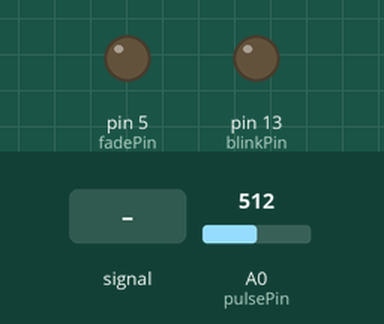
Bench run of a sketch on a simulated Arduino Uno, built with avr-gcc and run on an emulated ATmega328P. On the bench: output pins drawn as LEDs (lit = HIGH). The test bench sets the inputs (shaded band); at power-on: A0 (pulsePin) = 512. What the sketch prints to the serial monitor is not drawn.

Above: at 1.2 s.
1.3 s: A0 (pulsePin) fed a 2 Hz sine of ±306 counts around its level
At 3.86 s:
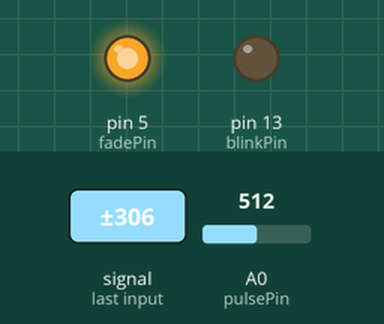
4.3 s: A0 (pulsePin) set to 306
At 6.8 s:
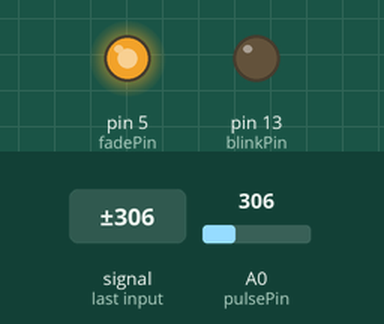
7.3 s: A0 (pulsePin) set to 500
10.3 s: A0 (pulsePin) set to 530
At 11.8 s:
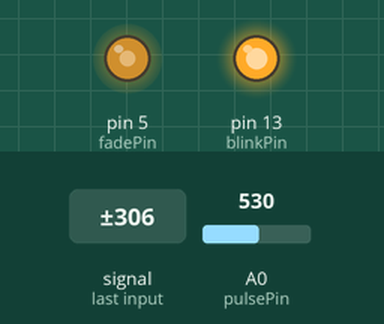
13.3 s: A0 (pulsePin) fed a 200 Hz sine of ±81 counts around its level
At 14.5 s:
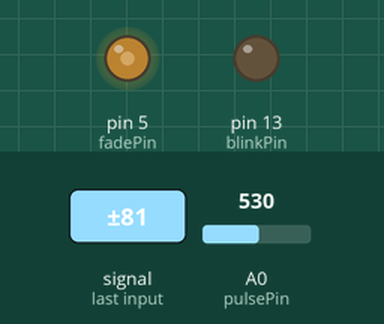
Timing chart, 0 to 16.5 s (numbered marks = the images above; inputs shaded):
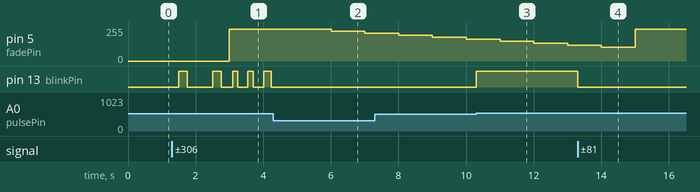

Measured:
- the behaviour switches between 512 and 513 on A0 (pulsePin) (found by bisection; images 2 and 3)
- after the input at 1.3 s, pin 5 (fadePin): 0/255 → 240/255 after 1.7 s; pin 13 (blinkPin): LOW → HIGH after 0.20 s, → LOW 0.24 s later, → HIGH 0.75 s later, → LOW 0.25 s later, … (10 changes in this stretch)
- after the input at 4.3 s, pin 5 (fadePin): 240/255 → 225/255 after 1.7 s, → 210/255 1.0 s later; pin 13 (blinkPin): stops changing and stays LOW
- after the input at 10.3 s, pin 13 (blinkPin): LOW → HIGH at once
- after the input at 13.3 s, pin 13 (blinkPin): HIGH → LOW at once

The sketch:

PulseSensorAmped_Arduino_1dot4.ino
```cpp
/*  Pulse Sensor Amped 1.4    by Joel Murphy and Yury Gitman   http://www.pulsesensor.com

----------------------  Notes ----------------------  ----------------------
This code:
1) Blinks an LED to User's Live Heartbeat   PIN 13
2) Fades an LED to User's Live HeartBeat
3) Determines BPM
4) Prints All of the Above to Serial

Read Me:
https://github.com/WorldFamousElectronics/PulseSensor_Amped_Arduino/blob/master/README.md
 ----------------------       ----------------------  ----------------------
*/

#include<SoftwareSerial.h>

SoftwareSerial BTSerial(4,7); //아두이노와 Serial통신을 하기 위한 설정
SoftwareSerial Bluetooth(0,1); //블루투스를 이용하여 앱인벤터와 통신을 하기 위한 설정

//  Variables
int pulsePin = 0;                 // Pulse Sensor purple wire connected to analog pin 0
int blinkPin = 13;                // pin to blink led at each beat
int fadePin = 5;                  // pin to do fancy classy fading blink at each beat
int fadeRate = 0;                 // used to fade LED on with PWM on fadePin

// Volatile Variables, used in the interrupt service routine!
volatile int BPM;                   // int that holds raw Analog in 0. updated every 2mS
volatile int Signal;                // holds the incoming raw data
volatile int IBI = 600;             // int that holds the time interval between beats! Must be seeded!
volatile boolean Pulse = false;     // "True" when User's live heartbeat is detected. "False" when not a "live beat".
volatile boolean QS = false;        // becomes true when Arduoino finds a beat.

// Regards Serial OutPut  -- Set This Up to your needs
static boolean serialVisual = true;   // Set to 'false' by Default.  Re-set to 'true' to see Arduino Serial Monitor ASCII Visual Pulse


void setup(){
  pinMode(blinkPin,OUTPUT);         // pin that will blink to your heartbeat!
  pinMode(fadePin,OUTPUT);          // pin that will fade to your heartbeat!
  Serial.begin(9600);              // we agree to talk fast!
  BTSerial.begin(9600);             //아두이노 통신속도
  Bluetooth.begin(9600);            //블루투스 통신속도

  interruptSetup();                 // sets up to read Pulse Sensor signal every 2mS
                                    // IF YOU ARE POWERING The Pulse Sensor AT VOLTAGE LESS THAN THE BOARD VOLTAGE,
                                    // UN-COMMENT THE NEXT LINE AND APPLY THAT VOLTAGE TO THE A-REF PIN
//analogReference(EXTERNAL);
}


//  Where the Magic Happens
void loop(){
  serialOutput() ;
  if (QS == true){     // A Heartbeat Was Found
                       // BPM and IBI have been Determined
                       // Quantified Self "QS" true when arduino finds a heartbeat
        fadeRate = 255;         // Makes the LED Fade Effect Happen
                                // Set 'fadeRate' Variable to 255 to fade LED with pulse
        serialOutputWhenBeatHappens();   // A Beat Happened, Output that to serial.
        QS = false;                      // reset the Quantified Self flag for next time
  }

  ledFadeToBeat();                       // Makes the LED Fade Effect Happen
  delay(1000);
}

void ledFadeToBeat(){
    fadeRate -= 15;                         //  set LED fade value
    fadeRate = constrain(fadeRate,0,255);   //  keep LED fade value from going into negative numbers!
    analogWrite(fadePin,fadeRate);          //  fade LED
}
```

AllSerialHandling.ino
```cpp
//////////
/////////  All Serial Handling Code,
/////////  It's Changeable with the 'serialVisual' variable
/////////  Set it to 'true' or 'false' when it's declared at start of code.
/////////

#define BPMCount 3

void serialOutput(){   // Decide How To Output Serial.
 if (serialVisual == true){
     arduinoSerialMonitorVisual('-', Signal);   // goes to function that makes Serial Monitor Visualizer
 } else{
      sendDataToSerial('S', Signal);     // goes to sendDataToSerial function
 }
}

//  Decides How To OutPut BPM and IBI Data
void serialOutputWhenBeatHappens(){
 if (serialVisual == true){                                          //  Code to Make the Serial Monitor Visualizer Work
    Serial.print("*** Heart-Beat Happened *** ");                   //ASCII Art Madness
    Serial.print("BPM: ");                                          //
    Serial.print(BPM);                                              //
    Serial.print("  ");                                             //
    static int BPMS[BPMCount] = { 0 };                               //측정된 BPM 중 올바른 값을 추출하기 위해 배열을 만듬
    static int count = 0;                                            //측정된 BPM의 갯수를 체크
      if(BPM <= 160 && BPM >= 40 ){                                  //BPM의 범위가 40~160일때
        if(count == 0){                                              //배열의 처음 값일때
          BPMS[count++] = BPM;                                       //BPM대입
        }else if(abs(BPMS[count-1] - BPM) < 9  && count < BPMCount){ //이전에 측정한 BPM이 있을 때 이 두개의 오차가 +-9미만일때 그리고 갯수가 3개 미만일때
          BPMS[count++] = BPM;                                       //BPM에 대입
        }else{                                                       //다 아니면 초기화한 후 측정된 BPM을 대입
          memset(BPMS,0,sizeof(int)*BPMCount);                       //
          count = 0;                                                 //
          BPMS[count++] = BPM;                                       //
        }                                                            //
        if(count - 1 == BPMCount - 1){                               //값이 다 대입되었을때 평균을 구하고 값을 보내주는 부분
          int AvrBPM = 0;                                            //
          count = 0;                                                 //
          for(int i=0;i<BPMCount;i++){                               //
            AvrBPM += BPMS[i];                                       //
            Serial.print(BPMS[i]);                                  //
            Serial.print("  ");                                     //
          }                                                          //
          AvrBPM /= BPMCount;                                        //
          BTSerial.write((char)(AvrBPM-40));                         //AvrBPM이 값이 손실되는 것을 방지하기 위해 -40을 해줌
          delay(1);                                                  //
          Serial.print(AvrBPM);                                     //
          memset(BPMS,0,sizeof(int)*BPMCount);                       //평균 BPM을 보내주고 배열 초기화
          count = 0;                                                 //BPM갯수 초기화
        }
    }
 } else{
        sendDataToSerial('B',BPM);   // send heart rate with a 'B' prefix
        sendDataToSerial('Q',IBI);   // send time between beats with a 'Q' prefix
 }
}


//  Sends Data to Pulse Sensor Processing App, Native Mac App, or Third-party Serial Readers.
void sendDataToSerial(char symbol, int data ){
    Serial.print(symbol);
    Serial.println(data);
  }


//  Code to Make the Serial Monitor Visualizer Work
void arduinoSerialMonitorVisual(char symbol, int data ){
  const int sensorMin = 0;      // sensor minimum, discovered through experiment
  const int sensorMax = 1024;    // sensor maximum, discovered through experiment

  int sensorReading = data;
  // map the sensor range to a range of 12 options:
  int range = map(sensorReading, sensorMin, sensorMax, 0, 11);

  // do something different depending on the
  // range value:
  switch (range) {
  case 0:
    Serial.println("");     /////ASCII Art Madness
    break;
  case 1:
    Serial.println("---");
    break;
  case 2:
    Serial.println("------");
    break;
  case 3:
    Serial.println("---------");
    break;
  case 4:
    Serial.println("------------");
    break;
  case 5:
    Serial.println("--------------|-");
    break;
  case 6:
    Serial.println("--------------|---");
    break;
  case 7:
    Serial.println("--------------|-------");
    break;
  case 8:
    Serial.println("--------------|----------");
    break;
  case 9:
    Serial.println("--------------|----------------");
    break;
  case 10:
    Serial.println("--------------|-------------------");
    break;
  case 11:
    Serial.println("--------------|-----------------------");
    break;
  }
}
```

Interrupt.ino
```cpp
volatile int rate[10];                    // array to hold last ten IBI values
volatile unsigned long sampleCounter = 0; // used to determine pulse timing
volatile unsigned long lastBeatTime = 0;  // used to find IBI
volatile int P =512;                      // used to find peak in pulse wave, seeded
volatile int T = 512;                     // used to find trough in pulse wave, seeded
volatile int thresh = 525;                // used to find instant moment of heart beat, seeded
volatile int amp = 100;                   // used to hold amplitude of pulse waveform, seeded
volatile boolean firstBeat = true;        // used to seed rate array so we startup with reasonable BPM
volatile boolean secondBeat = false;      // used to seed rate array so we startup with reasonable BPM

void interruptSetup(){
  // Initializes Timer2 to throw an interrupt every 2mS.
  TCCR2A = 0x02;     // DISABLE PWM ON DIGITAL PINS 3 AND 11, AND GO INTO CTC MODE
  TCCR2B = 0x06;     // DON'T FORCE COMPARE, 256 PRESCALER
  OCR2A = 0X7C;      // SET THE TOP OF THE COUNT TO 124 FOR 500Hz SAMPLE RATE
  TIMSK2 = 0x02;     // ENABLE INTERRUPT ON MATCH BETWEEN TIMER2 AND OCR2A
  sei();             // MAKE SURE GLOBAL INTERRUPTS ARE ENABLED
}

// THIS IS THE TIMER 2 INTERRUPT SERVICE ROUTINE.
// Timer 2 makes sure that we take a reading every 2 miliseconds
ISR(TIMER2_COMPA_vect){                       // triggered when Timer2 counts to 124
  cli();                                      // disable interrupts while we do this
  Signal = analogRead(pulsePin);              // read the Pulse Sensor
  sampleCounter += 2;                         // keep track of the time in mS with this variable
  int N = sampleCounter - lastBeatTime;       // monitor the time since the last beat to avoid noise

    //  find the peak and trough of the pulse wave
  if(Signal < thresh && N > (IBI/5)*3){       // avoid dichrotic noise by waiting 3/5 of last IBI
    if (Signal < T){                          // T is the trough
      T = Signal;                             // keep track of lowest point in pulse wave
    }
  }

  if(Signal > thresh && Signal > P){          // thresh condition helps avoid noise
    P = Signal;                               // P is the peak
  }                                           // keep track of highest point in pulse wave

  //  NOW IT'S TIME TO LOOK FOR THE HEART BEAT
  // signal surges up in value every time there is a pulse
  if (N > 250){                                   // avoid high frequency noise
    if ( (Signal > thresh) && (Pulse == false) && (N > (IBI/5)*3) ){
      Pulse = true;                               // set the Pulse flag when we think there is a pulse
      digitalWrite(blinkPin,HIGH);                // turn on pin 13 LED
      IBI = sampleCounter - lastBeatTime;         // measure time between beats in mS
      lastBeatTime = sampleCounter;               // keep track of time for next pulse

      if(secondBeat){                        // if this is the second beat, if secondBeat == TRUE
        secondBeat = false;                  // clear secondBeat flag
        for(int i=0; i<=9; i++){             // seed the running total to get a realisitic BPM at startup
          rate[i] = IBI;
        }
      }

      if(firstBeat){                         // if it's the first time we found a beat, if firstBeat == TRUE
        firstBeat = false;                   // clear firstBeat flag
        secondBeat = true;                   // set the second beat flag
        sei();                               // enable interrupts again
        return;                              // IBI value is unreliable so discard it
      }


      // keep a running total of the last 10 IBI values
      word runningTotal = 0;                  // clear the runningTotal variable

      for(int i=0; i<=8; i++){                // shift data in the rate array
        rate[i] = rate[i+1];                  // and drop the oldest IBI value
        runningTotal += rate[i];              // add up the 9 oldest IBI values
      }

      rate[9] = IBI;                          // add the latest IBI to the rate array
      runningTotal += rate[9];                // add the latest IBI to runningTotal
      runningTotal /= 10;                     // average the last 10 IBI values
      BPM = 60000/runningTotal;               // how many beats can fit into a minute? that's BPM!
      QS = true;                              // set Quantified Self flag
      // QS FLAG IS NOT CLEARED INSIDE THIS ISR
    }
  }

  if (Signal < thresh && Pulse == true){   // when the values are going down, the beat is over
    digitalWrite(blinkPin,LOW);            // turn off pin 13 LED
    Pulse = false;                         // reset the Pulse flag so we can do it again
    amp = P - T;                           // get amplitude of the pulse wave
    thresh = amp/2 + T;                    // set thresh at 50% of the amplitude
    P = thresh;                            // reset these for next time
    T = thresh;
  }

  if (N > 2500){                           // if 2.5 seconds go by without a beat
    thresh = 512;                          // set thresh default
    P = 512;                               // set P default
    T = 512;                               // set T default
    lastBeatTime = sampleCounter;          // bring the lastBeatTime up to date
    firstBeat = true;                      // set these to avoid noise
    secondBeat = false;                    // when we get the heartbeat back
  }
  sei();                                   // enable interrupts when youre done!
}// end isr
```
